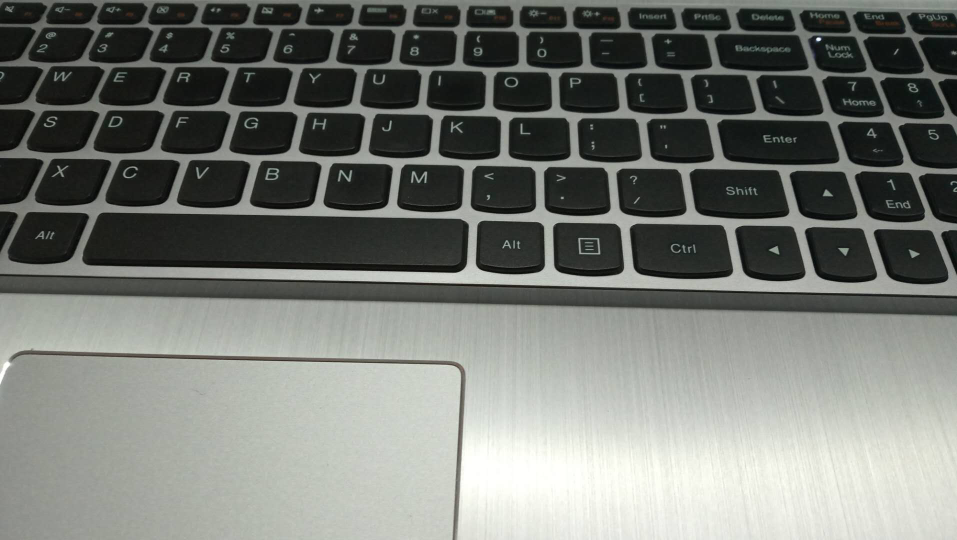
//> input picture img_lighter.png, 1914 x 1080 px (shown at 1/2 size)
$ ./main   (built with g++ and OpenCV 4)
//> lines starting //> are read from the running program, lines starting //| are printed output that depends on the picture
#include <opencv2/opencv.hpp>
#include <iostream>
#include <cmath>
#include <tuple>
#include <vector>
#include <algorithm>

// calculating the  derivative along x direction
double x_derivative(uint8_t right_pixel_val, uint8_t pixel_val)
{
	return double(int64_t(right_pixel_val) - int64_t(pixel_val));
}

// calculating the derivative along y direction
double y_derivative(uint8_t down_pixel_val, uint8_t pixel_val)
{
	return double(int64_t(down_pixel_val) - int64_t(pixel_val));
}

// calculating the corner response value of a position in img
// the response value is r=a*b-k*(a+b)^2, where a and b are matrix m's eigen values
// k usually set a value from 0.004 to 0.006
// return: the corner response value and two eigen values
std::tuple<double, double, double> corner_response(cv::Mat m, double k = 0.005)
{
	cv::Mat eigen_vals;
	cv::eigen(m, eigen_vals);
	double lambda1 = eigen_vals.at<double>(0), lambda2 = eigen_vals.at<double>(1);
	return std::make_tuple(lambda1 * lambda2 - k * pow(lambda1 + lambda2, 2), lambda1, lambda2);
}
// calculating at a pixel
// img: the image matrix
// window_size: the size of the window to calculating
// x,y: the position of current calculating pixel
std::tuple<double, double, double, bool> search_one_pos(cv::Mat img, int x, int y, int window_size = 3)
{
	int x_low = x - window_size / 2, y_low = y - window_size / 2,
		x_high = x + window_size / 2, y_high = y + window_size / 2;
	int img_width = img.size().width, img_height = img.size().height;
	if (x_low < 1 || y_low < 1 || x_high > img_width - 2 || y_high > img_height - 2)
		return std::make_tuple(0, 0, 0, false);
	cv::Mat m = cv::Mat(2, 2, CV_64F);
	for (int i = 0; i < 2; ++i)
		for (int j = 0; j < 2; ++j)
			m.at<double>(i, j) = 0;
	for (int row = y_low; row <= y_high; row++)
	{
		for (int col = x_low; col <= x_high; col++)
		{
			m.at<double>(0, 0) += pow(x_derivative(uint8_t(*(img.ptr(row, col + 1))), uint8_t(*(img.ptr(row, col)))), 2);
			m.at<double>(0, 1) += x_derivative(uint8_t(*(img.ptr(row, col + 1))), uint8_t(*(img.ptr(row, col)))) * \
				y_derivative(uint8_t(*(img.ptr(row + 1, col))), uint8_t(*(img.ptr(row, col))));
			m.at<double>(1, 0) = m.at<double>(0, 1);
			m.at<double>(1, 1) += pow(y_derivative(uint8_t(*(img.ptr(row + 1, col))), uint8_t(*(img.ptr(row, col)))), 2);
		}
	}
	std::tuple<double, double, double> val = corner_response(m);
	return std::make_tuple(std::get<0>(val), std::get<1>(val), std::get<2>(val), true);
}
// generate the image to display the eigen max
void generate_imax_img(cv::Mat eigen_max)
{
	int width = eigen_max.size().width, height = eigen_max.size().height;
	cv::Mat eigen_max_img = cv::Mat(height, width, CV_8U);
	double min_val, max_val;
	cv::minMaxIdx(eigen_max, &min_val, &max_val);
	for (int i = 0; i < height; ++i)
	{
		for (int j = 0; j < width; ++j)
		{
			*(eigen_max_img.ptr(i, j)) = (uint8_t)((eigen_max.at<double>(i, j) - min_val)
				/ (max_val - min_val) * 255);
		}
	}
	cv::namedWindow("eigen max");
	cv::imshow("eigen max", eigen_max_img);
	cv::waitKey(3000);
	// save as img
	cv::imwrite("./output/imax.png", eigen_max_img);
}

// generate the image to display the eigen mins
void generate_imin_img(cv::Mat eigen_min)
{
	int width = eigen_min.size().width, height = eigen_min.size().height;
	cv::Mat eigen_min_img = cv::Mat(height, width, CV_8U);
	double min_val, max_val;
	cv::minMaxIdx(eigen_min, &min_val, &max_val);
	for (int i = 0; i < height; ++i)
	{
		for (int j = 0; j < width; ++j)
		{
			*(eigen_min_img.ptr(i, j)) = (uint8_t)((eigen_min.at<double>(i, j) - min_val)
				/ (max_val - min_val) * 255);
		}
	}
	cv::namedWindow("eigen min");
	cv::imshow("eigen min", eigen_min_img);
	cv::waitKey(3000);
	// save as image
	cv::imwrite("./output/imin.png", eigen_min_img);
}

// generate the image to display the corner response value
void generate_corner_res_img(cv::Mat corner_res)
{
	int width = corner_res.size().width, height = corner_res.size().height;
	double min_val, max_val;
	cv::minMaxIdx(corner_res, &min_val, &max_val);
	cv::Mat corner_response_img = cv::Mat(height, width, CV_8UC3);
	for (int i = 0; i < height; ++i)
	{
		for (int j = 0; j < width; ++j)
		{
			corner_response_img.at<cv::Vec3b>(i, j) = cv::Vec3b(0, 0,
				uint8_t((corner_res.at<double>(i, j) - min_val) / (max_val - min_val) * 255));
		}
	}
	cv::namedWindow("corner response");
	cv::imshow("corner response", corner_response_img);
	cv::waitKey(3000);
	// save as image
	cv::imwrite("./output/corner_response.png", corner_response_img);
}

// direct display corner response on raw image
// img: three channel rgb color image
// corner_res: the corner response value of each pixel, double type
void display_corner_res_on_raw(cv::Mat img, cv::Mat corner_res)
{
	int width = img.size().width, height = img.size().height;
	double min_val, max_val;
	cv::minMaxIdx(corner_res, &min_val, &max_val);
	cv::Mat out_img = cv::Mat(height, width, CV_8UC3);
	for (int i = 0; i < height; ++i)
	{
		for (int j = 0; j < width; ++j)
		{
			// corner respone is positive and not very small, corner ,using red
			if (corner_res.at<double>(i, j) > 1)
			{
				out_img.at<cv::Vec3b>(i, j) = cv::Vec3b(uint8_t(*(img.ptr(i, j))),
					uint8_t(*(img.ptr(i, j) + 1)), uint8_t(corner_res.at<double>(i, j) / max_val * 255));
			}
			else if (corner_res.at<double>(i, j) < -1)
			{
				// corner response is negative and not very small, edge, using blue
				out_img.at<cv::Vec3b>(i, j) = cv::Vec3b(uint8_t(corner_res.at<double>(i, j) / min_val * 255),
					uint8_t(*(img.ptr(i, j) + 1)), uint8_t(*(img.ptr(i, j) + 2)));
			}
			else
			{
				out_img.at<cv::Vec3b>(i, j) = cv::Vec3b(uint8_t(*(img.ptr(i, j))), uint8_t(*(img.ptr(i, j) + 1)),
					uint8_t(*(img.ptr(i, j) + 2)));
			}
		}
	}
	// display and save image
	cv::namedWindow("");
	cv::imshow("", out_img);
	cv::waitKey(3000);
	cv::imwrite("./output/raw_on_response.png", out_img);
}

void search_in_img(cv::Mat img)
{
	int img_width = img.size().width, img_height = img.size().height;
	cv::Mat eigen_max = cv::Mat(img_height, img_width, CV_64F),
		eigen_min = cv::Mat(img_height, img_width, CV_64F),
		corner_res = cv::Mat(img_height, img_width, CV_64F);
	std::vector<std::tuple<int, int>> bounds_pos;
	for (int i = 0; i < img_height; ++i)
	{
		for (int j = 0; j < img_width; ++j)
		{
			std::tuple<double, double, double, bool> val = search_one_pos(img, j, i);
			if (std::get<3>(val) == false)
			{
				bounds_pos.push_back(std::make_tuple(i, j));
			}
			else
			{
				double cner_res = std::get<0>(val), e1 = std::get<1>(val), e2 = std::get<2>(val);
				eigen_max.at<double>(i, j) = std::max(e1, e2);
				eigen_min.at<double>(i, j) = std::min(e1, e2);
				corner_res.at<double>(i, j) = cner_res;
			}
		}
	}
	for (std::tuple<int, int> pos : bounds_pos)
	{
		eigen_max.at<double>(std::get<0>(pos), std::get<1>(pos)) = 0;
		eigen_min.at<double>(std::get<0>(pos), std::get<1>(pos)) = 0;
		corner_res.at<double>(std::get<0>(pos), std::get<1>(pos)) = 0;
	}
	// generate the corresponding images
	generate_imax_img(eigen_max);
	generate_imin_img(eigen_min);
	generate_corner_res_img(corner_res);
	display_corner_res_on_raw(img, corner_res);
}


int main()
{
	cv::Mat img = cv::imread(cv::String("img_lighter.png"));
//> img is the input picture: 1080 rows x 1914 cols, CV_8UC3; mean B, G, R 113.9, 119.2, 116.3
	cv::resize(img, img, cv::Size(512,716));
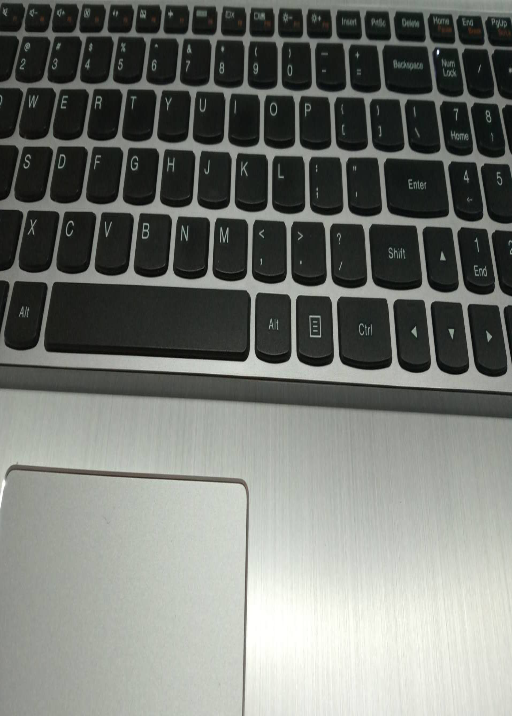
//> img: 716 rows x 512 cols, CV_8UC3; mean B, G, R 113.9, 119.1, 116.2
	search_in_img(img);
//> after the loop in search_in_img, `for (int i = 0; i < img_height; ++i)`:
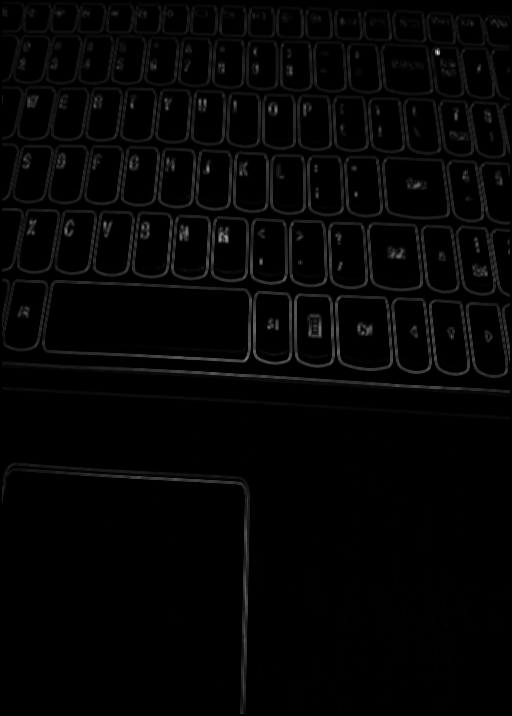
//> eigen_max: 716 rows x 512 cols, CV_64FC1; min 0, max 181466.6, mean 3413.7; drawn with min black and max white
//> after the loop in search_in_img, `for (int i = 0; i < img_height; ++i)`:
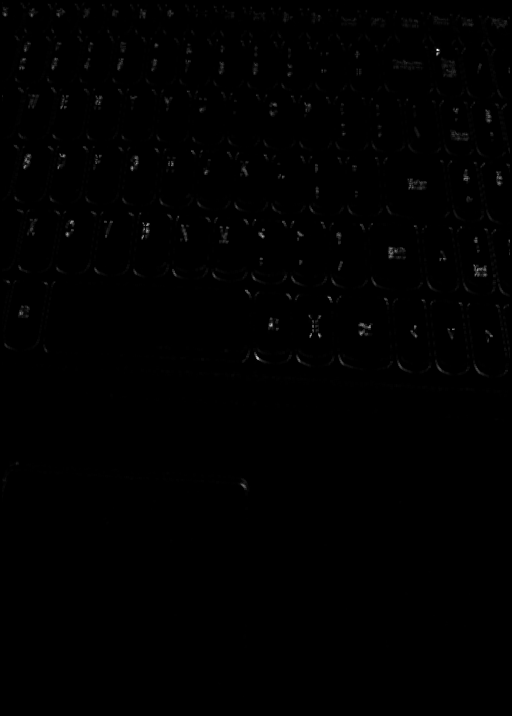
//> eigen_min: 716 rows x 512 cols, CV_64FC1; min 0, max 37103.8, mean 151; drawn with min black and max white
//> after the loop in search_in_img, `for (int i = 0; i < img_height; ++i)`: bounds_pos = 4896 items
//> in generate_imax_img, `cv::minMaxIdx(eigen_max, &min_val, &max_val);`: min_val = 0; max_val = 181466.6
//> in generate_imin_img, `cv::minMaxIdx(eigen_min, &min_val, &max_val);`: min_val = 0; max_val = 37103.8
//> in generate_corner_res_img, `cv::minMaxIdx(corner_res, &min_val, &max_val);`: min_val = -39079826.6; max_val = 3.78e+09
//> in display_corner_res_on_raw, `cv::minMaxIdx(corner_res, &min_val, &max_val);`: min_val = -39079826.6; max_val = 3.78e+09
//> after the loop in display_corner_res_on_raw, `for (int i = 0; i < height; ++i)`:
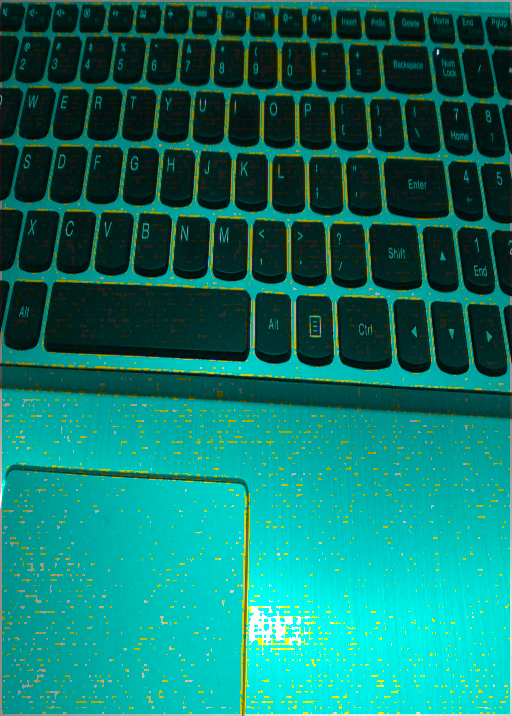
//> out_img: 716 rows x 512 cols, CV_8UC3; mean B, G, R 106.2, 119.1, 12.7
	return 0;
}

$ run again, with img_darker.png copied over img_lighter.png
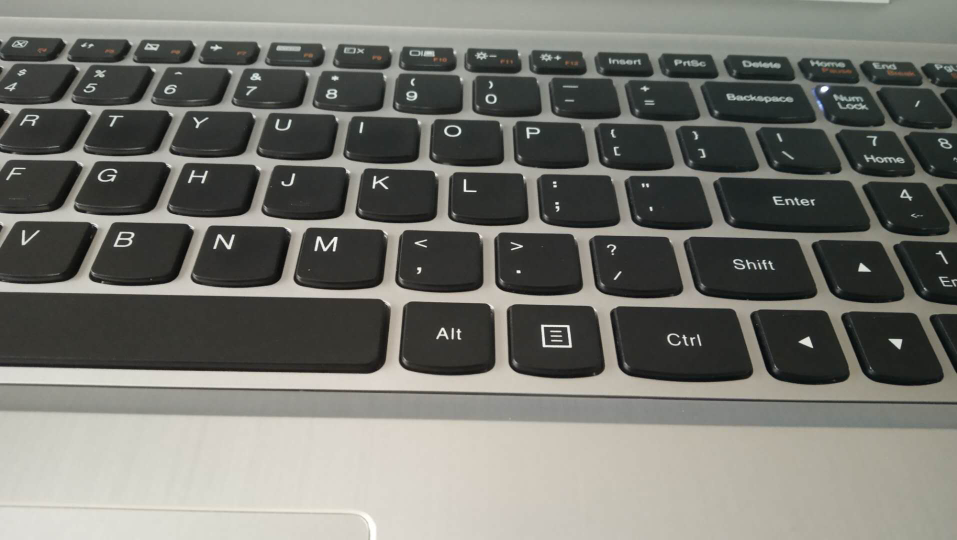
//> input picture img_darker.png, 1914 x 1080 px (shown at 1/2 size)
//> img is the input picture: 1080 rows x 1914 cols, CV_8UC3; mean B, G, R 109.2, 115.5, 115.2
//> img: 716 rows x 512 cols, CV_8UC3
//> after the loop in search_in_img, `for (int i = 0; i < img_height; ++i)`:
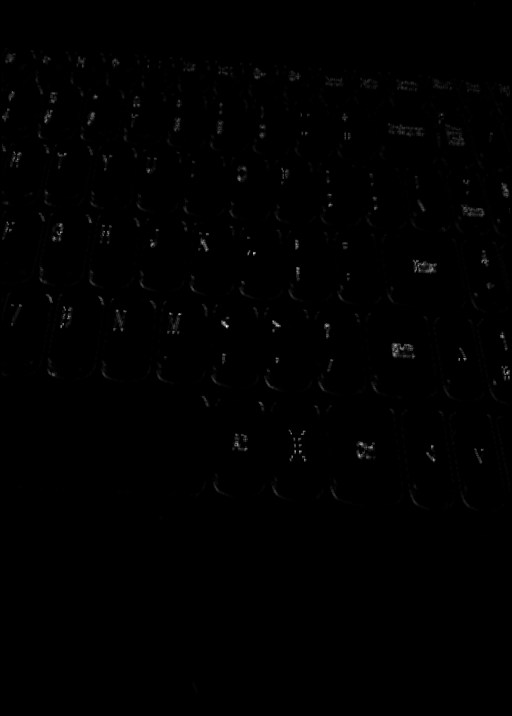
//> eigen_min: 716 rows x 512 cols, CV_64FC1; min 0, max 66287.3, mean 269.4; drawn with min black and max white
//> after the loop in search_in_img, `for (int i = 0; i < img_height; ++i)`: bounds_pos = 4896 items
//> in generate_imax_img, `cv::minMaxIdx(eigen_max, &min_val, &max_val);`: min_val = 0; max_val = 200053.2
//> in generate_imin_img, `cv::minMaxIdx(eigen_min, &min_val, &max_val);`: min_val = 0; max_val = 66287.3
//> in generate_corner_res_img, `cv::minMaxIdx(corner_res, &min_val, &max_val);`: min_val = -149424301.1; max_val = 4.76e+09
//> in display_corner_res_on_raw, `cv::minMaxIdx(corner_res, &min_val, &max_val);`: min_val = -149424301.1; max_val = 4.76e+09
//> after the loop in display_corner_res_on_raw, `for (int i = 0; i < height; ++i)`:
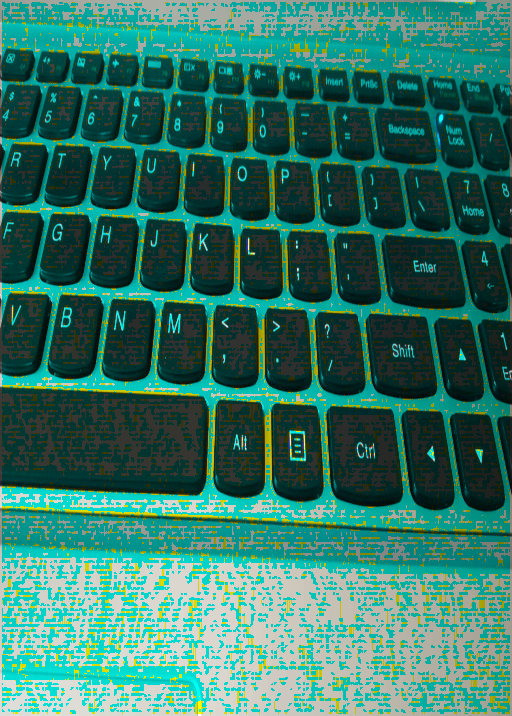
//> out_img: 716 rows x 512 cols, CV_8UC3; mean B, G, R 99.1, 115.4, 48
